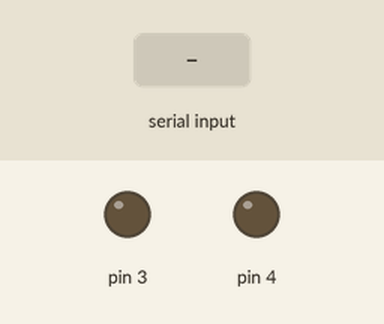
Recording of a sketch running on a simulated Arduino Uno, built with avr-gcc and run on an emulated ATmega328P. Shown: output pins drawn as LEDs (lit = HIGH). The test bench sets the inputs (shaded band). What the sketch prints to the serial monitor is not drawn.

Above: at 1.1 s.
6.1 s: "1" received over Serial
At 11.8 s:
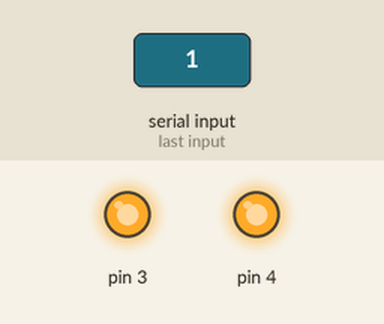
Timing chart, 0 to 18.5 s (numbered marks = the images above; inputs shaded):
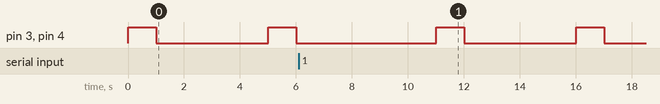

Measured:
- by itself, pin 3, pin 4: alternates HIGH for 1.0 s and LOW for 4.0 s

The sketch:

dataframe.ino
```cpp
//#include "modbus_crc.h"
//#include "stdint.h"

#ifndef INC_MODBUS_CRC_H_
#define INC_MODBUS_CRC_H_
#include "stdint.h"

uint16_t crc16(uint8_t *buffer, uint16_t buffer_length);
#endif /* INC_MODBUS_CRC_H_ */
uint8_t Data[15];


//#include "stdint.h"

/* Table of CRC values for high-order byte */
static const uint8_t table_crc_hi[] = {
    0x00, 0xC1, 0x81, 0x40, 0x01, 0xC0, 0x80, 0x41, 0x01, 0xC0,
    0x80, 0x41, 0x00, 0xC1, 0x81, 0x40, 0x01, 0xC0, 0x80, 0x41,
    0x00, 0xC1, 0x81, 0x40, 0x00, 0xC1, 0x81, 0x40, 0x01, 0xC0,
    0x80, 0x41, 0x01, 0xC0, 0x80, 0x41, 0x00, 0xC1, 0x81, 0x40,
    0x00, 0xC1, 0x81, 0x40, 0x01, 0xC0, 0x80, 0x41, 0x00, 0xC1,
    0x81, 0x40, 0x01, 0xC0, 0x80, 0x41, 0x01, 0xC0, 0x80, 0x41,
    0x00, 0xC1, 0x81, 0x40, 0x01, 0xC0, 0x80, 0x41, 0x00, 0xC1,
    0x81, 0x40, 0x00, 0xC1, 0x81, 0x40, 0x01, 0xC0, 0x80, 0x41,
    0x00, 0xC1, 0x81, 0x40, 0x01, 0xC0, 0x80, 0x41, 0x01, 0xC0,
    0x80, 0x41, 0x00, 0xC1, 0x81, 0x40, 0x00, 0xC1, 0x81, 0x40,
    0x01, 0xC0, 0x80, 0x41, 0x01, 0xC0, 0x80, 0x41, 0x00, 0xC1,
    0x81, 0x40, 0x01, 0xC0, 0x80, 0x41, 0x00, 0xC1, 0x81, 0x40,
    0x00, 0xC1, 0x81, 0x40, 0x01, 0xC0, 0x80, 0x41, 0x01, 0xC0,
    0x80, 0x41, 0x00, 0xC1, 0x81, 0x40, 0x00, 0xC1, 0x81, 0x40,
    0x01, 0xC0, 0x80, 0x41, 0x00, 0xC1, 0x81, 0x40, 0x01, 0xC0,
    0x80, 0x41, 0x01, 0xC0, 0x80, 0x41, 0x00, 0xC1, 0x81, 0x40,
    0x00, 0xC1, 0x81, 0x40, 0x01, 0xC0, 0x80, 0x41, 0x01, 0xC0,
    0x80, 0x41, 0x00, 0xC1, 0x81, 0x40, 0x01, 0xC0, 0x80, 0x41,
    0x00, 0xC1, 0x81, 0x40, 0x00, 0xC1, 0x81, 0x40, 0x01, 0xC0,
    0x80, 0x41, 0x00, 0xC1, 0x81, 0x40, 0x01, 0xC0, 0x80, 0x41,
    0x01, 0xC0, 0x80, 0x41, 0x00, 0xC1, 0x81, 0x40, 0x01, 0xC0,
    0x80, 0x41, 0x00, 0xC1, 0x81, 0x40, 0x00, 0xC1, 0x81, 0x40,
    0x01, 0xC0, 0x80, 0x41, 0x01, 0xC0, 0x80, 0x41, 0x00, 0xC1,
    0x81, 0x40, 0x00, 0xC1, 0x81, 0x40, 0x01, 0xC0, 0x80, 0x41,
    0x00, 0xC1, 0x81, 0x40, 0x01, 0xC0, 0x80, 0x41, 0x01, 0xC0,
    0x80, 0x41, 0x00, 0xC1, 0x81, 0x40
};

/* Table of CRC values for low-order byte */
static const uint8_t table_crc_lo[] = {
    0x00, 0xC0, 0xC1, 0x01, 0xC3, 0x03, 0x02, 0xC2, 0xC6, 0x06,
    0x07, 0xC7, 0x05, 0xC5, 0xC4, 0x04, 0xCC, 0x0C, 0x0D, 0xCD,
    0x0F, 0xCF, 0xCE, 0x0E, 0x0A, 0xCA, 0xCB, 0x0B, 0xC9, 0x09,
    0x08, 0xC8, 0xD8, 0x18, 0x19, 0xD9, 0x1B, 0xDB, 0xDA, 0x1A,
    0x1E, 0xDE, 0xDF, 0x1F, 0xDD, 0x1D, 0x1C, 0xDC, 0x14, 0xD4,
    0xD5, 0x15, 0xD7, 0x17, 0x16, 0xD6, 0xD2, 0x12, 0x13, 0xD3,
    0x11, 0xD1, 0xD0, 0x10, 0xF0, 0x30, 0x31, 0xF1, 0x33, 0xF3,
    0xF2, 0x32, 0x36, 0xF6, 0xF7, 0x37, 0xF5, 0x35, 0x34, 0xF4,
    0x3C, 0xFC, 0xFD, 0x3D, 0xFF, 0x3F, 0x3E, 0xFE, 0xFA, 0x3A,
    0x3B, 0xFB, 0x39, 0xF9, 0xF8, 0x38, 0x28, 0xE8, 0xE9, 0x29,
    0xEB, 0x2B, 0x2A, 0xEA, 0xEE, 0x2E, 0x2F, 0xEF, 0x2D, 0xED,
    0xEC, 0x2C, 0xE4, 0x24, 0x25, 0xE5, 0x27, 0xE7, 0xE6, 0x26,
    0x22, 0xE2, 0xE3, 0x23, 0xE1, 0x21, 0x20, 0xE0, 0xA0, 0x60,
    0x61, 0xA1, 0x63, 0xA3, 0xA2, 0x62, 0x66, 0xA6, 0xA7, 0x67,
    0xA5, 0x65, 0x64, 0xA4, 0x6C, 0xAC, 0xAD, 0x6D, 0xAF, 0x6F,
    0x6E, 0xAE, 0xAA, 0x6A, 0x6B, 0xAB, 0x69, 0xA9, 0xA8, 0x68,
    0x78, 0xB8, 0xB9, 0x79, 0xBB, 0x7B, 0x7A, 0xBA, 0xBE, 0x7E,
    0x7F, 0xBF, 0x7D, 0xBD, 0xBC, 0x7C, 0xB4, 0x74, 0x75, 0xB5,
    0x77, 0xB7, 0xB6, 0x76, 0x72, 0xB2, 0xB3, 0x73, 0xB1, 0x71,
    0x70, 0xB0, 0x50, 0x90, 0x91, 0x51, 0x93, 0x53, 0x52, 0x92,
    0x96, 0x56, 0x57, 0x97, 0x55, 0x95, 0x94, 0x54, 0x9C, 0x5C,
    0x5D, 0x9D, 0x5F, 0x9F, 0x9E, 0x5E, 0x5A, 0x9A, 0x9B, 0x5B,
    0x99, 0x59, 0x58, 0x98, 0x88, 0x48, 0x49, 0x89, 0x4B, 0x8B,
    0x8A, 0x4A, 0x4E, 0x8E, 0x8F, 0x4F, 0x8D, 0x4D, 0x4C, 0x8C,
    0x44, 0x84, 0x85, 0x45, 0x87, 0x47, 0x46, 0x86, 0x82, 0x42,
    0x43, 0x83, 0x41, 0x81, 0x80, 0x40
};

extern uint16_t crc16(uint8_t *buffer, uint16_t buffer_length)
{
    uint8_t crc_hi = 0xFF; /* high CRC byte initialized */
    uint8_t crc_lo = 0xFF; /* low CRC byte initialized */
    unsigned int i; /* will index into CRC lookup */

    /* pass through message buffer */
    while (buffer_length--) {
        i = crc_lo ^ *buffer++; /* calculate the CRC  */
        crc_lo = crc_hi ^ table_crc_hi[i];
        crc_hi = table_crc_lo[i];
    }

    return (crc_hi << 8 | crc_lo);
}

String str[2] = {"hi", "hii"};

byte TxData[] = {5, 3, 0, 4, 0, 3};
void setup() {
  // put your setup code here, to run once:
uint16_t i=6, abc = crc16(TxData, i);
TxData[6] = byte(abc & 0xFF);
TxData[7] = byte((abc >> 8)& 0xFF);
pinMode(3, OUTPUT);
pinMode(4, OUTPUT);
Serial.begin(9600);
}

void loop() {
  // put your main code here, to run repeatedly:
digitalWrite(3, HIGH);
digitalWrite(4, HIGH);
Serial.write(TxData, 8);
//Serial.write(str, 2);
delay(1000); //to accomediate for Tx write delay
digitalWrite(3, LOW);
digitalWrite(4, LOW);
delay(4000);//waiting for receive to complete
while(Serial.available())
{
 Serial.readBytes(Data, 10);
 // Serial.print(Serial.readString());
  for(int i=0; i<10; i++)
  {
    // Serial.println("Data");
    Serial.println(Data[i]);
  }
}
}
```

Source omitted: modbus_crc.c (data table, 3962 bytes)
